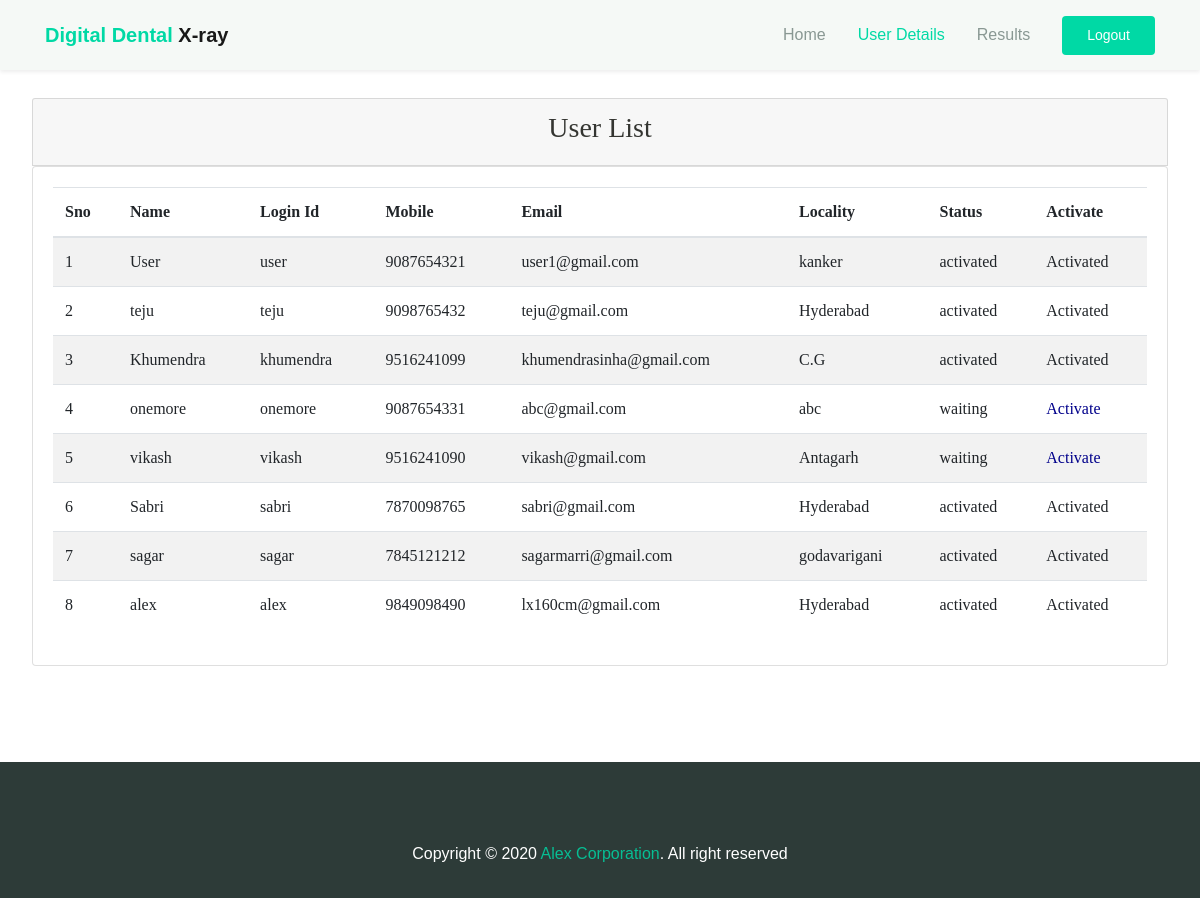
Screenshot of /AdminActivaUsers/?uid=7 with the database file from the repository.
### users/models.py (models this page shows, shortened)
class UserRegistrationModel(models.Model):
    name = models.CharField(max_length=100)
    loginid = models.CharField(unique=True, max_length=100)
    password = models.CharField(max_length=100)
    mobile = models.CharField(unique=True, max_length=100)
    email = models.CharField(unique=True, max_length=100)
    locality = models.CharField(max_length=100)
    address = models.CharField(max_length=1000)
    city = models.CharField(max_length=100)
    state = models.CharField(max_length=100)
    status = models.CharField(max_length=100)
    class Meta:
        db_table = 'UserRegistrations'

### admins/views.py (the view)
# urls.py: path("AdminActivaUsers/", admins.AdminActivaUsers, name="AdminActivaUsers"),
def AdminActivaUsers(request):
    if request.method == 'GET':
        id = request.GET.get('uid')
        status = 'activated'
        print("PID = ", id, status)
        UserRegistrationModel.objects.filter(id=id).update(status=status)
        data = UserRegistrationModel.objects.all()
        return render(request, 'admins/RegisteredUsers.html', {'data': data})

### assets/templates/admins/RegisteredUsers.html (shortened to what this page needs)
{% extends 'admins/adminbase.html' %}
{% block user_list %}active{% endblock %}
{% block content %}
    <div class="jumbotron">
        <div class="row">
            <div class="col-md-12">
                <div class="card card-header">
                    <h1 class="text-center h3"> User List</h1>
                </div>
                <div class="card card-body">
                    <table class="table table-striped">
                        <thead>
                        <tr>
                            <th scope="col">Sno</th>
                            <th scope="col">Name</th>
                            <th scope="col">Login Id</th>
                            <th scope="col">Mobile</th>
                            <th scope="col">Email</th>
                            <th scope="col">Locality</th>
                            <th scope="col">Status</th>
                            <th scope="col">Activate</th>
                        </tr>
                        </thead>
                        <tbody>
                        {% for user in data %}
                            <tr>
                                <td>{{ forloop.counter }}</td>
                                <td>{{ user.name }}</td>
                                <td>{{ user.loginid }}</td>
                                <td>{{ user.mobile }}</td>
                                <td>{{ user.email }}</td>
                                <td>{{ user.locality }}</td>
                                <td>{{ user.status }}</td>
                                {% if user.status == 'waiting' %}
                                    <td>
                                        <a class="btn-link" href="/AdminActivaUsers/?uid={{ user.id }}"
                                           style="color:DARKBLUE">Activate</a>
                                    </td>
                                {% else %}
                                    <td> Activated</td>
                                {% endif %}
                            </tr>
                        {% endfor %}
                        </tbody>
                    </table>
                </div>
            </div>
        </div>
    </div>
{% endblock %}

### assets/static/css/theme.css (style rules this page uses)
:root { --primary: #00D9A5; --accent: #FF3D85; --secondary: #4E5AFE; --warning: #EED818; --info: #05B4E1; --danger: #FF4943; --success: #96C93D; --dark: #343531; --light: #F5F9F6; --cs: #596261; --grey: #6E807A; }
body { font-family: "Source Sans Pro", sans-serif; line-height: 1.5; color: #343531; }
a { color: #07be94; text-decoration: none; background-color: transparent; }
.btn-link { font-weight: 400; color: #07be94; text-decoration: none; }

### assets/templates/admins/RegisteredUsers.html (style rules this page uses)
.jumbotron { font-family: "Book Antiqua"; background: white; margin-top: 10px; }

### rows the page displays
UserRegistrationModel: name "User", loginid "user", mobile "9087654321", email "user1@gmail.com", locality "kanker", status "activated", shows "Activated"
UserRegistrationModel: name "teju", loginid "teju", mobile "9098765432", email "teju@gmail.com", locality "Hyderabad", status "activated", shows "Activated"
UserRegistrationModel: name "Khumendra", loginid "khumendra", mobile "9516241099", email "khumendrasinha@gmail.com", locality "C.G", status "activated", shows "Activated"
UserRegistrationModel: name "onemore", loginid "onemore", mobile "9087654331", email "abc@gmail.com", locality "abc", status "waiting"
UserRegistrationModel: name "vikash", loginid "vikash", mobile "9516241090", email "vikash@gmail.com", locality "Antagarh", status "waiting"
UserRegistrationModel: name "Sabri", loginid "sabri", mobile "7870098765", email "sabri@gmail.com", locality "Hyderabad", status "activated", shows "Activated"
UserRegistrationModel: name "sagar", loginid "sagar", mobile "7845121212", email "sagarmarri@gmail.com", locality "godavarigani", status "activated", shows "Activated"
UserRegistrationModel: name "alex", loginid "alex", mobile "9849098490", email "lx160cm@gmail.com", locality "Hyderabad", status "activated", shows "Activated"
